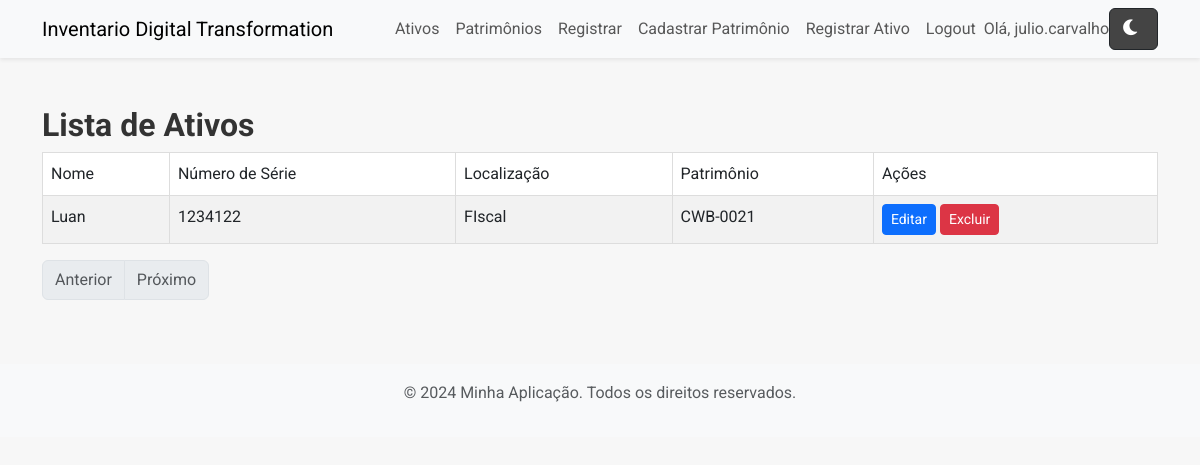
Page /listar_ativos (signed in) on the committed database.
### models/models.py (models this page shows, shortened)
class User(db.Model, UserMixin):
    id = db.Column(db.Integer, primary_key=True)
    username = db.Column(db.String(150), unique=True, nullable=False)
    password = db.Column(db.String(150), nullable=False)

class Ativo(db.Model):
    id = db.Column(db.Integer, primary_key=True)
    nome = db.Column(db.String(150), nullable=False)
    descricao = db.Column(db.String(300))
    numero_serie = db.Column(db.String(100), nullable=False, unique=True)
    localizacao = db.Column(db.String(100), nullable=False)
    user_id = db.Column(db.Integer, db.ForeignKey('user.id'))
    patrimonio_id = db.Column(db.Integer, db.ForeignKey('patrimonios.id'), nullable=True)
    patrimonio = db.relationship('Patrimonio', backref='ativo')

class Patrimonio(db.Model):
    __tablename__ = 'patrimonios'
    id = db.Column(db.Integer, primary_key=True)
    placa_patrimonio = db.Column(db.String(50), nullable=False, unique=True)
    codigo_compra = db.Column(db.String(50), nullable=False)
    cod_nfe = db.Column(db.String(50), nullable=False)
    usuario = db.Column(db.String(150), nullable=False)
    fabricante = db.Column(db.String(100), nullable=False)
    processador = db.Column(db.String(100), nullable=False)
    modelo = db.Column(db.String(100), nullable=False)
    data_cadastro = db.Column(db.DateTime, default=lambda: datetime.now(timezone.utc))

### routes/routes.py (the view)
@routes.route('/listar_ativos')
@login_required
def listar_ativos():
    page = request.args.get('page', 1, type=int)
    ativos = Ativo.query.paginate(page=page, per_page=15)
    return render_template('listar_ativos.html', ativos=ativos)

### routes/routes.py (called while the page is built)
@login_manager.user_loader
def load_user(user_id):
    return User.query.get(int(user_id))

### templates/listar_ativos.html
{% extends 'base.html' %}
{% block content %}
<h2>Lista de Ativos</h2>
<table class="table table-striped table-bordered">
    <thead>
        <tr>
            <th>Nome</th>
            <th>Número de Série</th>
            <th>Localização</th>
            <th>Patrimônio</th>
            <th>Ações</th>
        </tr>
    </thead>
    <tbody>
        {% for ativo in ativos.items %}
        <tr>
            <td>{{ ativo.nome }}</td>
            <td>{{ ativo.numero_serie }}</td>
            <td>{{ ativo.localizacao }}</td>
            <td>{{ ativo.patrimonio.placa_patrimonio }}</td>
            <td>
                <a href="{{ url_for('routes.editar_ativo', id=ativo.id) }}" class="btn btn-sm btn-primary">Editar</a>
                <form action="{{ url_for('routes.excluir_ativo', id=ativo.id) }}" method="POST" style="display: inline;">
                    <button type="submit" class="btn btn-sm btn-danger" onclick="return confirm('Tem certeza que deseja excluir este ativo?')">Excluir</button>
                </form>
            </td>
        </tr>
        {% else %}
        <tr>
            <td colspan="5">Nenhum ativo encontrado.</td>
        </tr>
        {% endfor %}
    </tbody>
</table>
<nav aria-label="Ativos Pagination">
    <ul class="pagination">
        {% if ativos.has_prev %}
        <li class="page-item">
            <a class="page-link" href="{{ url_for('routes.listar_ativos', page=ativos.prev_num) }}">Anterior</a>
        </li>
        {% else %}
        <li class="page-item disabled">
            <span class="page-link">Anterior</span>
        </li>
        {% endif %}
        {% if ativos.has_next %}
        <li class="page-item">
            <a class="page-link" href="{{ url_for('routes.listar_ativos', page=ativos.next_num) }}">Próximo</a>
        </li>
        {% else %}
        <li class="page-item disabled">
            <span class="page-link">Próximo</span>
        </li>
        {% endif %}
    </ul>
</nav>
{% endblock %}

### templates/base.html (shortened to what this page needs)
<!DOCTYPE html>
<html lang="en">
<head>
    <link href="https://cdn.jsdelivr.net/npm/bootstrap@5.3.0-alpha1/dist/css/bootstrap.min.css" rel="stylesheet">
    <link rel="stylesheet" href="{{ url_for('static', filename='css/style.css') }}">
    <link rel="stylesheet" href="https://cdnjs.cloudflare.com/ajax/libs/font-awesome/6.0.0-beta3/css/all.min.css">
</head>
<body>
    <nav class="navbar navbar-expand-lg navbar-light bg-light shadow-sm">
        <div class="container">
            <a class="navbar-brand" href="{{ url_for('routes.home') }}">Inventario Digital Transformation</a>
            <div class="collapse navbar-collapse" id="navbarNav">
                <ul class="navbar-nav ms-auto">
                    {% if current_user.is_authenticated %}
                        <li class="nav-item">
                            <a class="nav-link" href="{{ url_for('routes.listar_ativos') }}">Ativos</a>
                        </li>
                        <li class="nav-item">
                            <a class="nav-link" href="{{ url_for('routes.listar_patrimonios') }}">Patrimônios</a>
                        </li>
                        <li class="nav-item">
                            <a class="nav-link" href="{{ url_for('routes.register') }}">Registrar</a>
                        </li>
                        <li class="nav-item">
                            <a class="nav-link" href="{{ url_for('routes.cadastrar_patrimonio') }}">Cadastrar Patrimônio</a>
                        </li>
                        <li class="nav-item">
                            <a class="nav-link" href="{{ url_for('routes.cadastro_ativos') }}">Registrar Ativo</a>
                        </li>
                        <li class="nav-item">
                            <a class="nav-link" href="{{ url_for('routes.logout') }}">Logout</a>
                        </li>
                    {% endif %}
                    <span class="navbar-text">
                        {% if current_user.is_authenticated %}
                            Olá, {{ current_user.username }}
                        {% else %}
                            <a href="{{ url_for('routes.login') }}" class="btn btn-outline-success">Login</a>
                        {% endif %}
                    </span>
                    <button id="toggle-dark-mode" class="btn btn-dark">
                        <i class="fas fa-moon" id="dark-mode-icon"></i>
                    </button>
                </ul>
            </div>
        </div>
    </nav>
    <div class="container my-5">
        <div class="row">
            <div class="col-md-12">
                {% block content %}{% endblock %}
            </div>
        </div>
    </div>
    <footer class="bg-light text-center py-3 mt-auto">
        <div class="container">
            <p class="text-muted">&copy; 2024 Minha Aplicação. Todos os direitos reservados.</p>
        </div>
    </footer>
</body>
</html>

### static/css/style.css (style rules this page uses)
body { background-color: #f7f7f7; color: #333; font-family: 'Roboto', sans-serif; font-size: 16px; line-height: 1.6; }
h1, h2, h3, h4, h5, h6 { color: #333; font-family: 'Roboto', sans-serif; font-weight: 700; }
p, td, th, button { font-family: 'Roboto', sans-serif; font-weight: 400; }
.table-striped { background-color: #ffffff; border: 1px solid #ddd; }
.table-striped tbody tr:nth-of-type(odd) { background-color: #f2f2f2; }
.table-bordered th, .table-bordered td { border: 1px solid #ddd; }
button #dark-mode-icon { margin-right: 5px; font-size: 18px; }
button.btn-dark { background-color: #444; color: #fff; }

### rows in the picture
User: username "julio.carvalho"
Ativo: nome "Luan", numero_serie "1234122", localizacao "FIscal", patrimonio.placa_patrimonio "CWB-0021"
